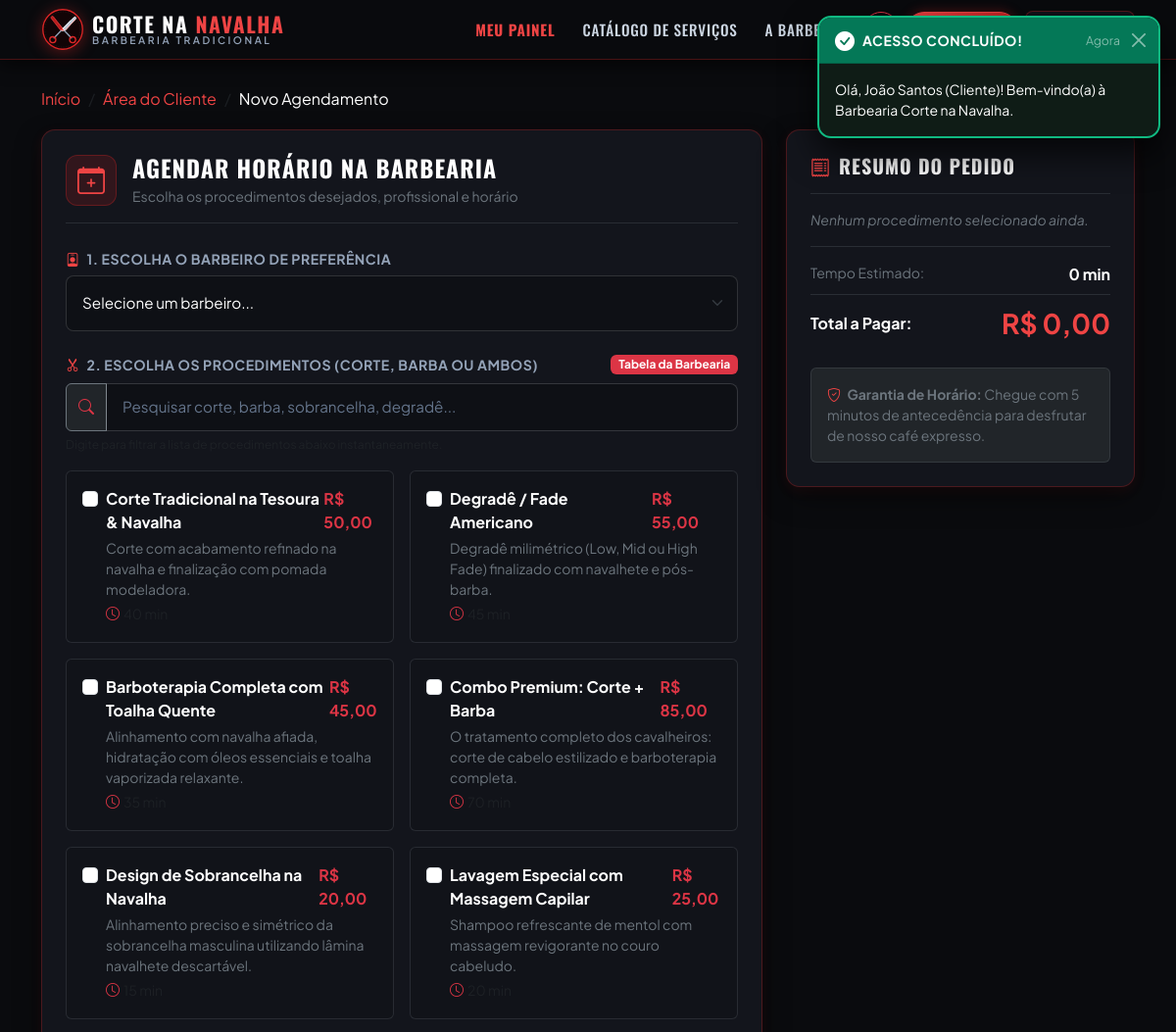
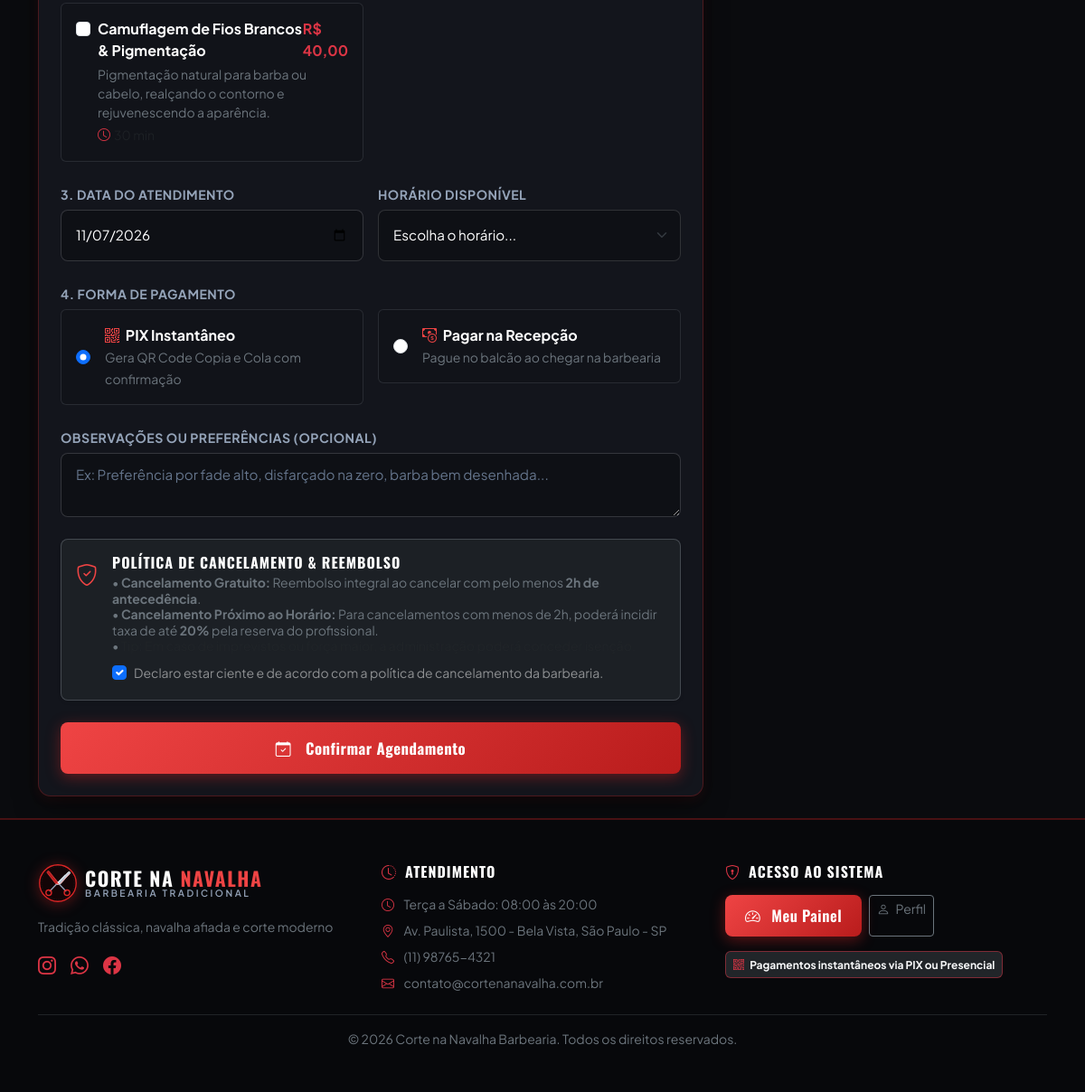
The app's page /cliente/agendar.php (signed in) with its own data (2 pictures, top to bottom).
### tables this page shows
CREATE TABLE IF NOT EXISTS `servicos` (
    `id` INT AUTO_INCREMENT PRIMARY KEY,
    `nome` VARCHAR(100) NOT NULL,
    `descricao` TEXT,
    `preco` DECIMAL(10,2) NOT NULL,
    `tempo_minutos` INT NOT NULL DEFAULT 30,
    `icone` VARCHAR(50) DEFAULT 'bi-scissors',
    `imagem` VARCHAR(255) DEFAULT 'assets/img/servico-corte.jpg',
    `categoria` ENUM('cabelo', 'barba', 'combo', 'especial') NOT NULL DEFAULT 'cabelo',
    `destaque` TINYINT(1) DEFAULT 0,
    `ativo` TINYINT(1) DEFAULT 1,
    `criado_em` TIMESTAMP DEFAULT CURRENT_TIMESTAMP
);

CREATE TABLE IF NOT EXISTS `configuracao_empresa` (
    `id` INT AUTO_INCREMENT PRIMARY KEY,
    `nome_barbearia` VARCHAR(150) NOT NULL DEFAULT 'Corte na Navalha Barbearia',
    `slogan` VARCHAR(255) DEFAULT 'Tradição, estilo e precisão em cada detalhe',
    `cnpj` VARCHAR(20) DEFAULT '12.345.678/0001-90',
    `telefone` VARCHAR(20) DEFAULT '(11) 98765-4321',
    `email` VARCHAR(100) DEFAULT 'contato@cortenanavalha.com.br',
    `endereco` VARCHAR(255) DEFAULT 'Rua dos Barbeiros, 777 - Centro, São Paulo - SP',
    `horario_abertura` TIME DEFAULT '08:00:00',
    `horario_fechamento` TIME DEFAULT '20:00:00',
    `chave_pix_principal` VARCHAR(100) DEFAULT 'pix@cortenanavalha.com.br',
    `tipo_chave_pix` VARCHAR(30) DEFAULT 'E-mail',
    `atualizado_em` TIMESTAMP DEFAULT CURRENT_TIMESTAMP ON UPDATE CURRENT_TIMESTAMP
);

### cliente/agendar.php (the view, shortened to what the rows shown need)
<?php
require_once __DIR__ . '/../config/db.php';
$pdo = getDBConnection();
$empresa = getEmpresaConfig();
$stmtServicos = $pdo->query("SELECT * FROM servicos WHERE ativo = 1 ORDER BY categoria ASC, preco ASC");
$servicos = $stmtServicos->fetchAll();
$servicoPreSelecionado = (int)($_GET['servico_id'] ?? 0);
require_once __DIR__ . '/../includes/header.php';
?>
<div class="container py-4">
    <div class="row g-4">
        <div class="col-lg-8">
            <div class="barber-card p-4">
                <form action="<?= BASE_URL ?>/actions/agendamento_salvar.php" method="POST" id="formAgendamento">
                    <div class="mb-4">
                        <div class="row g-3" id="containerListaProcedimentos">
                            <?php foreach ($servicos as $srv): ?>
                                <?php
                                    $isCheck = ($srv['id'] === $servicoPreSelecionado);
                                ?>
                                <div class="col-md-6 item-servico-col">
                                    <div class="p-3 rounded border border-secondary border-opacity-25 h-100 card-servico-item" style="background: #111319; cursor: pointer;" onclick="toggleServico('global_<?= $srv['id'] ?>')">
                                        <div class="form-check d-flex align-items-start gap-2">
                                            <input class="form-check-input mt-1 check-servico" type="checkbox" name="servicos[]" value="global_<?= $srv['id'] ?>" id="srv_global_<?= $srv['id'] ?>" data-preco="<?= $srv['preco'] ?>" data-tempo="<?= $srv['tempo_minutos'] ?>" data-nome="<?= htmlspecialchars($srv['nome']) ?>" <?= $isCheck ? 'checked' : '' ?> onclick="event.stopPropagation(); atualizarResumo();">
                                            <label class="form-check-label w-100" for="srv_global_<?= $srv['id'] ?>" style="cursor: pointer;">
                                                <div class="d-flex justify-content-between align-items-center">
                                                    <strong class="text-white item-servico-nome"><?= htmlspecialchars($srv['nome']) ?></strong>
                                                    <span class="text-danger fw-bold">R$ <?= number_format($srv['preco'], 2, ',', '.') ?></span>
                                                </div>
                                                <small class="text-secondary d-block mt-1 item-servico-desc"><?= htmlspecialchars($srv['descricao']) ?></small>
                                                <small class="text-muted d-block mt-1"><i class="bi bi-clock me-1 text-danger"></i><?= $srv['tempo_minutos'] ?> min</small>
                                            </label>
                                        </div>
                                    </div>
                                </div>
                            <?php endforeach; ?>
                        </div>
                    </div>
                    <?php
                        $horasMinimas = (float)($empresa['horas_minimas_cancelamento'] ?? 2);
                        $taxaCancelamento = (float)($empresa['taxa_cancelamento_percentual'] ?? 20);
                    ?>
                    <div class="card bg-dark bg-opacity-75 border border-secondary border-opacity-50 p-3 mb-4 rounded-3 shadow-sm">
                        <div class="d-flex align-items-start gap-3">
                            <div>
                                <h6 class="text-white fw-bold mb-1">Política de Cancelamento & Reembolso</h6>
                                <p class="text-secondary small mb-2 lh-sm">
                                    • <strong>Cancelamento Gratuito:</strong> Reembolso integral ao cancelar com pelo menos <strong><?= $horasMinimas ?>h de antecedência</strong>.<br>
                                    • <strong>Cancelamento Próximo ao Horário:</strong> Para cancelamentos com menos de <?= $horasMinimas ?>h, poderá incidir taxa de até <strong><?= $taxaCancelamento ?>%</strong> pela reserva do profissional.<br>
                                    • <span class="text-muted">Tip: Em caso de imprevistos ou força maior, a administração poderá conceder isenção.</span>
                                </p>
                                <div class="form-check">
                                    <input class="form-check-input" type="checkbox" id="concordo_cdc" required checked>
                                    <label class="form-check-label small text-white-50" for="concordo_cdc">
                                    </label>
                                </div>
                            </div>
                        </div>
                    </div>
                </form>
            </div>
        </div>
    </div>
</div>
<?php require_once __DIR__ . '/../includes/footer.php'; ?>

### includes/footer.php (shortened to what the rows shown need)
</main>
<footer class="mt-auto py-5" style="background: #07080b; border-top: 2px solid rgba(220, 38, 38, 0.3);">
    <div class="container">
        <div class="row g-4 mb-4">
            <div class="col-lg-4 col-md-6">
                <div class="mb-3">
                    <?php
                        require __DIR__ . '/logo.php';
                    ?>
                </div>
                <p class="text-secondary small">
                    <?= htmlspecialchars($empresa['slogan'] ?? 'Tradição clássica, navalha afiada e corte moderno.') ?>
                </p>
                <div class="d-flex gap-3 mt-3">
                    <a href="#" class="text-danger fs-5" aria-label="Instagram"><i class="bi bi-instagram"></i></a>
                    <a href="#" class="text-danger fs-5" aria-label="WhatsApp"><i class="bi bi-whatsapp"></i></a>
                    <a href="#" class="text-danger fs-5" aria-label="Facebook"><i class="bi bi-facebook"></i></a>
                </div>
            </div>
            <div class="col-lg-4 col-md-6">
                <ul class="list-unstyled text-secondary small mb-0">
                    <li class="mb-2"><i class="bi bi-clock me-2 text-danger"></i> Terça a Sábado: 08:00 às 20:00</li>
                    <li class="mb-2"><i class="bi bi-geo-alt me-2 text-danger"></i> <?= htmlspecialchars($empresa['endereco'] ?? 'São Paulo - SP') ?></li>
                    <li class="mb-2"><i class="bi bi-telephone me-2 text-danger"></i> <?= htmlspecialchars($empresa['telefone'] ?? '(11) 98765-4321') ?></li>
                    <li><i class="bi bi-envelope me-2 text-danger"></i> <?= htmlspecialchars($empresa['email'] ?? 'contato@cortenanavalha.com.br') ?></li>
                </ul>
            </div>
        </div>
    </div>
</footer>
</body>
</html>

### records on screen
servicos: nome "Corte Tradicional na Tesoura & Navalha", preco "50,00", descricao "Corte com acabamento refinado na navalha e finalização com pomada modeladora."
servicos: nome "Degradê / Fade Americano", preco "55,00", descricao "Degradê milimétrico (Low, Mid ou High Fade) finalizado com navalhete e pós-barba."
servicos: nome "Barboterapia Completa com Toalha Quente", preco "45,00", descricao "Alinhamento com navalha afiada, hidratação com óleos essenciais e toalha vaporizada relaxante."
servicos: nome "Combo Premium: Corte + Barba", preco "85,00", descricao "O tratamento completo dos cavalheiros: corte de cabelo estilizado e barboterapia completa."
servicos: nome "Design de Sobrancelha na Navalha", preco "20,00", descricao "Alinhamento preciso e simétrico da sobrancelha masculina utilizando lâmina navalhete descartável."
servicos: nome "Lavagem Especial com Massagem Capilar", preco "25,00", descricao "Shampoo refrescante de mentol com massagem revigorante no couro cabeludo."
servicos: nome "Camuflagem de Fios Brancos & Pigmentação", preco "40,00", descricao "Pigmentação natural para barba ou cabelo, realçando o contorno e rejuvenescendo a aparência."
configuracao_empresa: horas_minimas_cancelamento "2", taxa_cancelamento_percentual "20", slogan "Tradição clássica, navalha afiada e corte moderno", endereco "Av. Paulista, 1500 - Bela Vista, São Paulo - SP", telefone "(11) 98765-4321", email "contato@cortenanavalha.com.br"

### other values on screen
$toast['titulo'] "ACESSO CONCLUÍDO!"
$toast['mensagem'] "Olá, João Santos (Cliente)! Bem-vindo(a) à Barbearia Corte na Navalha."
